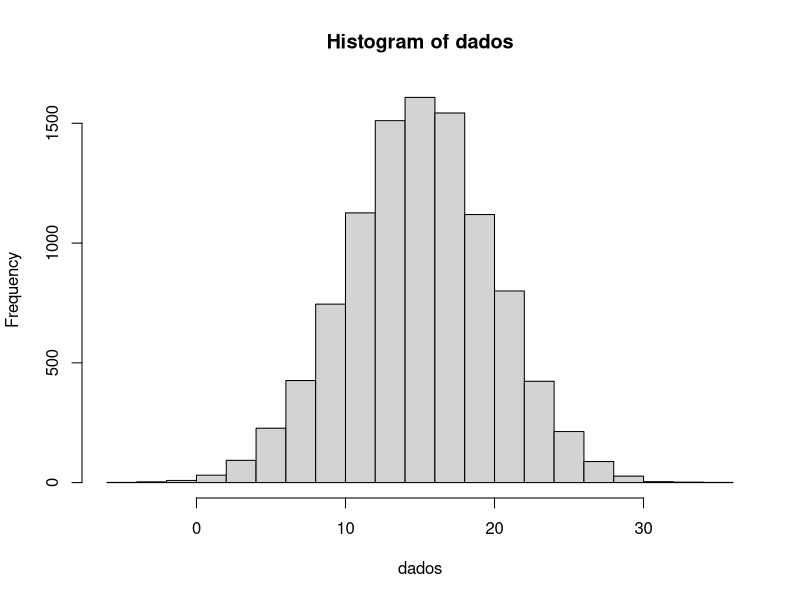
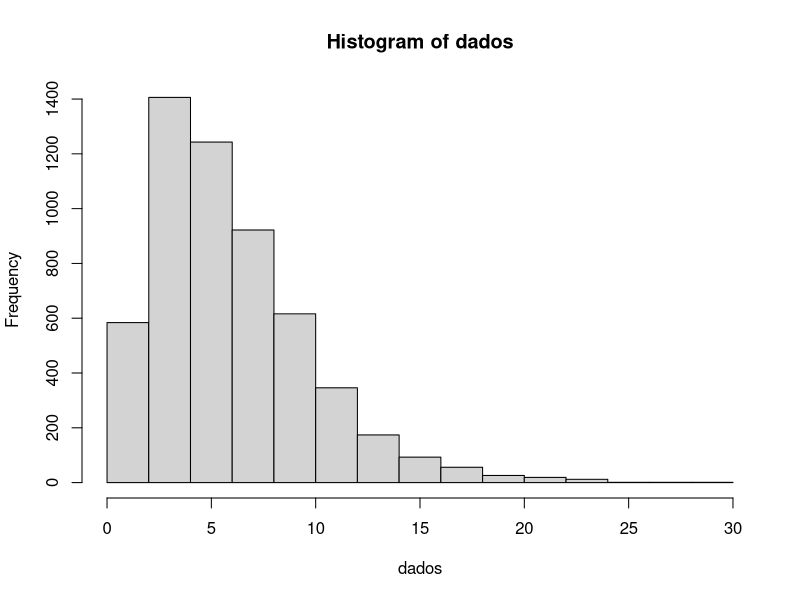
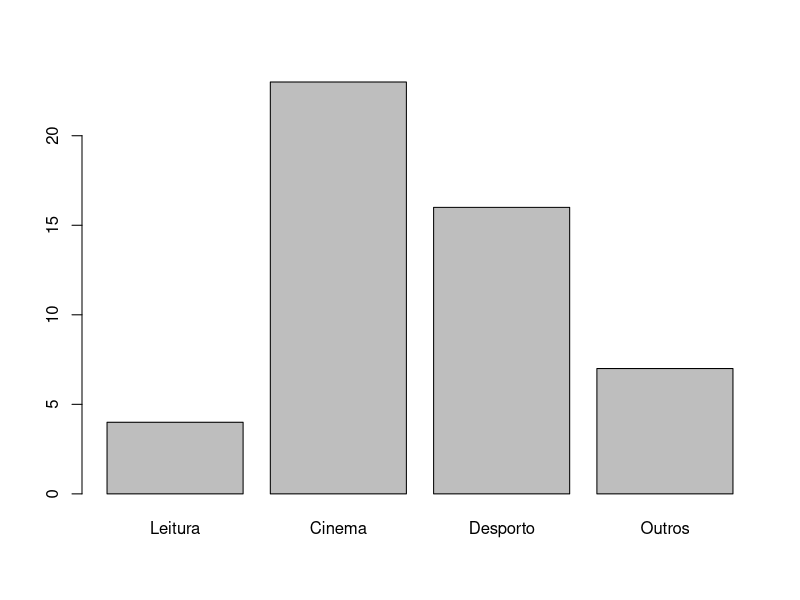
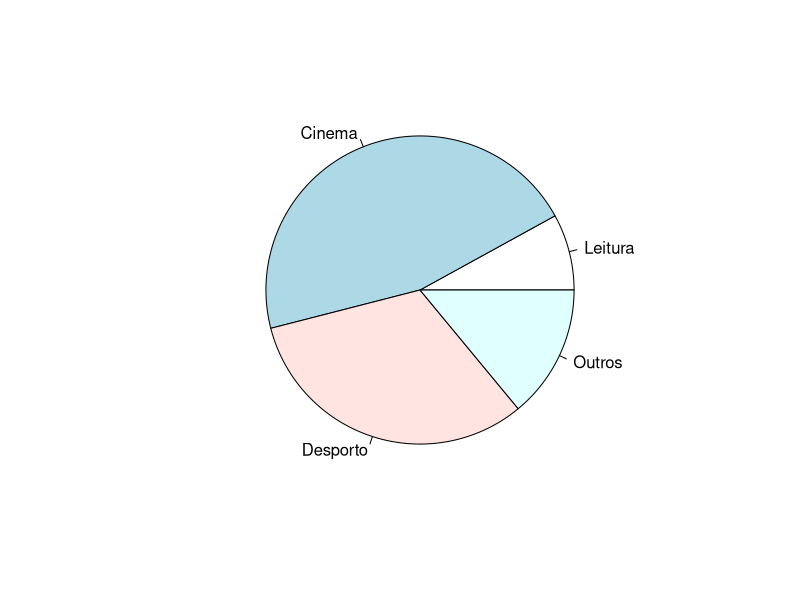
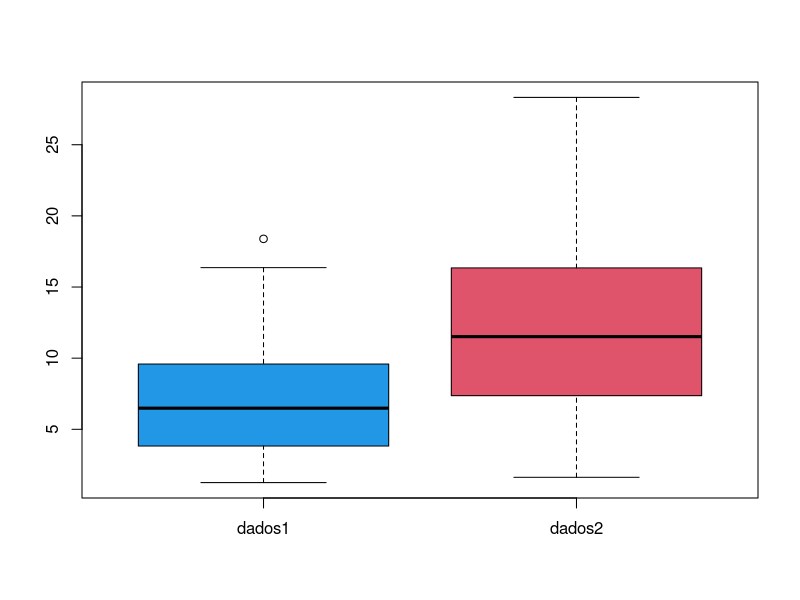
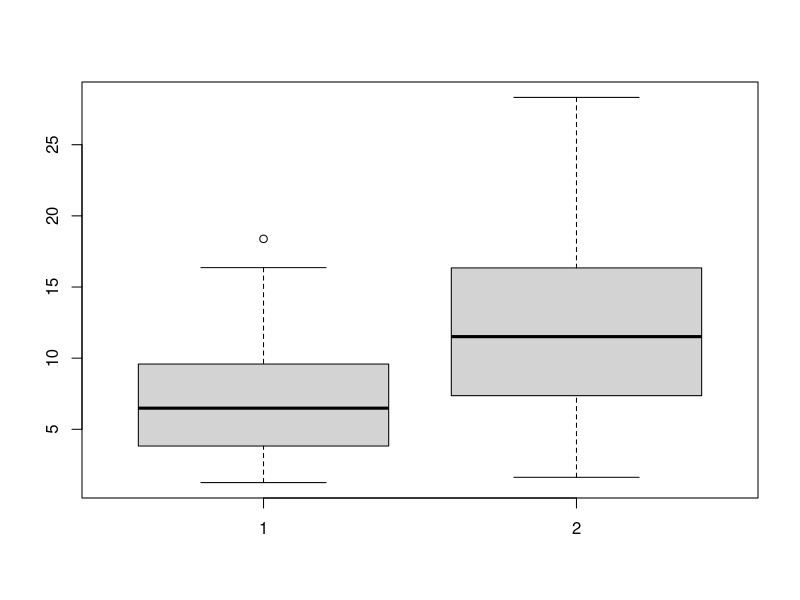

Write R code to recreate these figures, in order.
#Analse Exploratoria de dados
#Medidas descritivas

amostra1 <- c(4,6,7,8,9,10)

#Medidas de localização
#Média
mean(amostra1)
sum(amostra1)/length(amostra1)


amostra2 <- c(-2,NA, 1 ,6, 8,NA, -4)
amostra2 
mean(amostra2, na.rm=TRUE)

#Mediana
dados <- c(3,5,7,15,16,1,17,24,0,-1,5,2,9)
median(dados)

#Quartis
quantile(dados,0.95)

#Medidas de variabilidade/dispersao
dados=c(0.9,0.8,0.3,1.1,1.2,1.3,0.7,0.5,3.4,2.6)
#Amplitude
max(dados)-min(dados)
#ou
diff(range(dados))

#amplitude inter-quartil
IQR(dados)
#ou
quantile(dados, 0.75)-quantile(dados, 0.25)

#variancia e desvio padrao
dados=c(0.9,0.8,0.3,1.1,1.2,1.3,0.7,0.5,-0.1,0,-0.7)
var(dados)
sqrt(var(dados))
sd(dados)

#Medidas de forma
#Instala os packages
install.packages("e1071")
library(e1071)
set.seed(33) #define um mesmo vetor random
dados <- rnorm(10000,mean=15, sd=5)
mean(dados)
hist(dados) #cria o histograma
skewness(dados) #Assimetria

#
set.seed(55)
dados <- rchisq(5500,0.9,df=5)
skewness(dados)
hist(dados)

#
kurtosis(dados)

#Variaveis qualitativas
#Contruir tabela
#Tabelas de Frequencias
amostra <- c(rep('L',4),rep('C',23),rep('D',16),rep('O',7))
data <- factor(amostra ,c('L','C','D','O'),
               labels=c("Leitura", "Cinema","Desporto", "Outros"))
#Freq absolutas
tabela <- table(data); tabela
#Fre relativa
tabela.rel <- prop.table(tabela)

#graficos
barplot(tabela)
pie(tabela)

#Dados quantitativos
#Graficos de bigodes
dados1=rchisq(100,.2, df=7)
dados2=rchisq(100,5, df=7)
classes=c("dados1","dados2")
aa=boxplot(dados1,dados2,names=classes,col=c(4,2))

boxplot(dados1,dados2)


